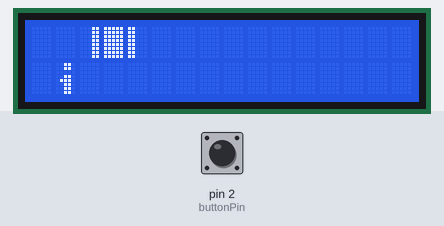
Simulated run of this sketch. Board: Arduino Uno, built with avr-gcc and run on an emulated ATmega328P. Shown: 16×2 character LCD. The inputs (shaded band) are chosen by the test bench; at power-on: pin 2 (buttonPin) HIGH.

Above: at 1.2 s.
1.3 s: pin 2 (buttonPin) pulled LOW for 3.2 s
At 4.93 s:
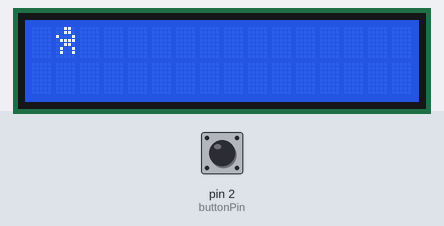
6.0 s: pin 2 (buttonPin) pulled LOW for 0.45 s
At 6.39 s:
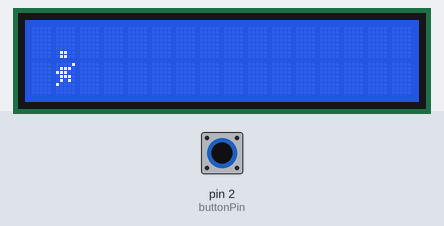
8.5 s: pin 2 (buttonPin) pulled LOW for 3.2 s
At 14.31 s:
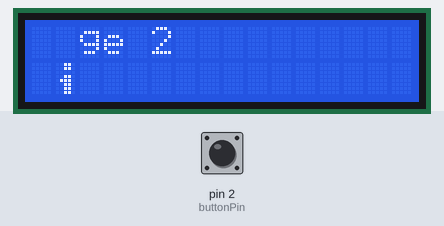
14.7 s: pin 2 (buttonPin) pulled LOW for 1 s
At 14.95 s:
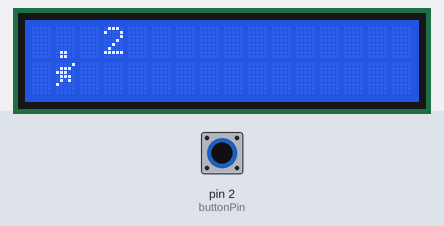

Measured:
- after the input at 6.0 s, the display: changes after 0.33 s (image 2)

The sketch:

Milestone2.ino
```cpp
#include <LiquidCrystal.h>
static int runningposition = 1; // for running animation
const int buttonPin = 2; // connecting pushbutton
int buttonState = 0; // variable for detecting if the pushbutton is pressed
int speed = 250; // starting speed(ms).
int charPos = 1;
int score = 0;
LiquidCrystal lcd(11, 9, 6, 5, 4, 3); //setting starting character state
static int runningsprite11 = B00110;
static int runningsprite12 = B00110;
static int runningsprite13 = B00000;
static int runningsprite14 = B00110;
static int runningsprite15 = B01110;
static int runningsprite16 = B00110;
static int runningsprite17 = B00110;
static int runningsprite18 = B00110;
static int runningsprite01 = B00000;
static int runningsprite02 = B00000;
static int runningsprite03 = B00000;
static int runningsprite04 = B00000;
static int runningsprite05 = B00000;
static int runningsprite06 = B00000;
static int runningsprite07 = B00000;
static int runningsprite08 = B00000;
static int terrainleft = B00011;
static int terrain = B11111;
static int terrainright = B11000;
static int emptyterrain = B00000;
bool onGround = true; //to make sure the animations go smoothly, so the guy doesn't show the running animation while he's jumping
bool startjump = false; //for buton, making sure  jump starts when button pressed
bool onTerrain = false; //for more control of character, while on top of the terrain.
bool jumping = false; //to be able to control when to start certain animations
bool startfall = false;
bool falling = false;
int jumpingposition = 0; //for jumping animation
int fallingposition = 0; //for falling animation
int scrollPos = 0;
  byte leftTerrainbyte[8] = {
    terrainleft, terrainleft, terrainleft, terrainleft, terrainleft, terrainleft, terrainleft, terrainleft,
  };
  byte Terrainbyte[8] = {
    terrain, terrain, terrain, terrain, terrain, terrain, terrain, terrain,
  };
  byte rightTerrainbyte[8] {
    terrainright, terrainright, terrainright, terrainright, terrainright, terrainright, terrainright, terrainright,
  };
  byte emptyTerrainbyte[8] {
    emptyterrain, emptyterrain, emptyterrain, emptyterrain, emptyterrain, emptyterrain, emptyterrain, emptyterrain,
  };
void setup() {
  lcd.begin(16, 2); //sets parameters for lcd
  pinMode(buttonPin, INPUT); //for pusbutton
  digitalWrite(buttonPin, HIGH); //for pushbutton
  lcd.createChar(3, leftTerrainbyte);
  lcd.createChar(4, Terrainbyte);
  lcd.createChar(5, rightTerrainbyte);
  lcd.setCursor(5, 0);
  lcd.write(byte(3));
  lcd.setCursor(6, 0);
  lcd.write(byte(4));
  lcd.setCursor(7, 0);
  lcd.write(byte(5));
  lcd.setCursor(0, 1);
  lcd.write(" ");
}
void updateCharacter() {
    byte running1[8] = {
    runningsprite11, runningsprite12, runningsprite13, runningsprite14, runningsprite15, runningsprite16, runningsprite17, runningsprite18,
    }; //showing byte, to show character for bottom row
    byte running2[8] = {
    runningsprite01, runningsprite02, runningsprite03, runningsprite04, runningsprite05, runningsprite06, runningsprite07, runningsprite08,
    }; //byte for top row
    lcd.createChar(1, running1);
    lcd.createChar(2, running2);
    lcd.setCursor(charPos, 1);
    lcd.write(byte(1));
    lcd.setCursor(charPos, 0);
    lcd.write(byte(2));
    lcd.setCursor(0, 1);
    lcd.print(" ");
}
void loop() {

  buttonState = digitalRead(buttonPin); // for pushbutton
  byte running1[8] = {
  runningsprite11, runningsprite12, runningsprite13, runningsprite14, runningsprite15, runningsprite16, runningsprite17, runningsprite18,
  }; //showing byte, to show character for bottom row
  byte running2[8] = {
  runningsprite01, runningsprite02, runningsprite03, runningsprite04, runningsprite05, runningsprite06, runningsprite07, runningsprite08,
  }; //byte for top row
  if (scrollPos == 22) {
    lcd.setCursor(0, 0);
    lcd.write("                    ");
    lcd.setCursor(0, 1);
    lcd.write("                    ");
  }
  if (scrollPos == 2) {
    lcd.setCursor(20, 0);
    lcd.write("                    ");
    lcd.setCursor(20, 1);
    lcd.write("                    ");
  }
  scrollPos++;
  lcd.scrollDisplayLeft();
  charPos++;
  lcd.setCursor(charPos - 1, 0);
  lcd.write(" ");
  lcd.setCursor(charPos - 1, 1);
  lcd.write(" ");
//  lcd.setCursor(5, 1);
//  lcd.write(byte(3));
//  lcd.setCursor(6, 1);
//  lcd.write(byte(4));
//  lcd.setCursor(7, 1);
//  lcd.write(byte(5));
  lcd.setCursor(charPos, 1); //initially showing character
  lcd.write(byte(1));
  lcd.setCursor(charPos, 0);
  lcd.write(byte(2));
//  for (int ScrollCounter = 0; ScrollCounter < 40; ScrollCounter++) {
//    lcd.scrollDisplayLeft();
//    charPos++;
//    if (ScrollCounter == charPos) {
//      lcd.setCursor(ScrollCounter, 1);
//      lcd.write(" ");
//      lcd.setCursor(ScrollCounter, 0);
//      lcd.write(" ");
//    }
//  }
  if (buttonState == LOW) {
    startjump = true;
  } //detecting when the button is pressed
  if (startjump == true) {
    onGround = false;
    jumpingposition = 1;
    delayMicroseconds(speed);
    startjump = false;
    jumping = true;
  }
  if (jumpingposition == 3 && onGround == false && jumping == true && falling == false) {
    runningsprite01 = B00000;
    runningsprite02 = B00000;
    runningsprite03 = B01100;
    runningsprite04 = B01100;
    runningsprite05 = B00001;
    runningsprite06 = B01110;
    runningsprite07 = B11100;
    runningsprite08 = B01110;
    runningsprite11 = B11010;
    runningsprite12 = B00000;
    runningsprite13 = B00000;
    runningsprite14 = B00000;
    runningsprite15 = B00000;
    runningsprite16 = B00000;
    runningsprite17 = B00000;
    runningsprite18 = B00000;
    updateCharacter();
    delay(speed/2);
    jumpingposition = 4;
  }
  if (jumpingposition == 4 && onGround == false && jumping == true && falling == false) {
    runningsprite01 = B00110;
    runningsprite02 = B00110;
    runningsprite03 = B10001;
    runningsprite04 = B01111;
    runningsprite05 = B00110;
    runningsprite06 = B01001;
    runningsprite07 = B01001;
    runningsprite08 = B00000;
    runningsprite11 = B00000;
    runningsprite12 = B00000;
    runningsprite13 = B00000;
    runningsprite14 = B00000;
    runningsprite15 = B00000;
    runningsprite16 = B00000;
    runningsprite17 = B00000;
    runningsprite18 = B00000;
    updateCharacter();
    delay(speed);
    jumpingposition = 0;
    fallingposition = 1; // TEMPORARY
    jumping = false;
    falling = true; //TEMPORARY
  }
  if (jumpingposition == 1 && jumping == true && onGround == false && falling == false) {
    runningsprite01 = B00000;
    runningsprite02 = B00000;
    runningsprite03 = B00000;
    runningsprite04 = B00000;
    runningsprite05 = B00000;
    runningsprite06 = B00000;
    runningsprite07 = B01100;
    runningsprite08 = B01100;
    runningsprite11 = B00001;
    runningsprite12 = B01110;
    runningsprite13 = B11100;
    runningsprite14 = B01110;
    runningsprite15 = B01010;
    runningsprite16 = B10000;
    runningsprite17 = B00000;
    runningsprite18 = B00000;
    updateCharacter();
    delay(speed/2);
    jumpingposition = 2;
  } //supposed to draw guy in first jumping animation, I have some indicators an
  if (jumpingposition == 2 && onGround == false && jumping == true && falling == false) {
    runningsprite01 = B00000;
    runningsprite02 = B00000;
    runningsprite03 = B00000;
    runningsprite04 = B00000;
    runningsprite05 = B00110;
    runningsprite06 = B00110;
    runningsprite07 = B00001;
    runningsprite08 = B01111;
    runningsprite11 = B10110;
    runningsprite12 = B00111;
    runningsprite13 = B11001;
    runningsprite14 = B00001;
    runningsprite15 = B00000;
    runningsprite16 = B00000;
    runningsprite17 = B00000;
    runningsprite18 = B00000;
    updateCharacter();
    delay(speed/2);
    jumpingposition = 3;
  }//second jumping animation, with indicator
//  if (onTerrain == false && onGround == false && jumping == false) {
//    startfall = ++;
//  }
//  if (startfall == 1) {
//    fallingposition = 1;
//    delayMicroseconds(speed);
//    falling = true;
//  }
  if (onTerrain == false && onGround == false && fallingposition == 3 && falling == true) {
    runningsprite01 = B00000;
    runningsprite02 = B00000;
    runningsprite03 = B00000;
    runningsprite04 = B00000;
    runningsprite05 = B00000;
    runningsprite06 = B00000;
    runningsprite07 = B00110;
    runningsprite08 = B00110;
    runningsprite11 = B10001;
    runningsprite12 = B01111;
    runningsprite13 = B00110;
    runningsprite14 = B01001;
    runningsprite15 = B01001;
    runningsprite16 = B00000;
    runningsprite17 = B00000;
    runningsprite18 = B00000;
    updateCharacter();
    delay(speed/2);
    fallingposition = 4;
  }
  if (onTerrain == false && onGround == false && fallingposition == 4 && falling == true) {
    runningsprite01 = B00000;
    runningsprite02 = B00000;
    runningsprite03 = B00000;
    runningsprite04 = B00000;
    runningsprite05 = B00000;
    runningsprite06 = B00000;
    runningsprite07 = B00000;
    runningsprite08 = B00000;
    runningsprite11 = B00110;
    runningsprite12 = B00110;
    runningsprite13 = B10001;
    runningsprite14 = B01111;
    runningsprite15 = B00110;
    runningsprite16 = B01001;
    runningsprite17 = B01001;
    runningsprite18 = B00000;
    updateCharacter();
    delay(speed/2);
    runningposition = 1;
    onGround = true;
    falling = false;
    fallingposition = 0;
  }
  if (onTerrain == false && onGround == false && fallingposition == 1 && falling == true) {
    runningsprite01 = B00000;
    runningsprite02 = B00000;
    runningsprite03 = B00110;
    runningsprite04 = B00110;
    runningsprite05 = B10001;
    runningsprite06 = B01111;
    runningsprite07 = B00110;
    runningsprite08 = B01001;
    runningsprite11 = B01001;
    runningsprite12 = B00000;
    runningsprite13 = B00000;
    runningsprite14 = B00000;
    runningsprite15 = B00000;
    runningsprite16 = B00000;
    runningsprite17 = B00000;
    runningsprite18 = B00000;
    updateCharacter();
    delay(speed/2);
    fallingposition = 2;
  }
  if (onTerrain == false && onGround == false && fallingposition == 2 && falling == true) {
    runningsprite01 = B00000;
    runningsprite02 = B00000;
    runningsprite03 = B00000;
    runningsprite04 = B00000;
    runningsprite05 = B00110;
    runningsprite06 = B00110;
    runningsprite07 = B10001;
    runningsprite08 = B01111;
    runningsprite11 = B00110;
    runningsprite12 = B01001;
    runningsprite13 = B01001;
    runningsprite14 = B00000;
    runningsprite15 = B00000;
    runningsprite16 = B00000;
    runningsprite17 = B00000;
    runningsprite18 = B00000;
    updateCharacter();
    delay(speed/2);
    fallingposition = 3;
  }
  if (charPos == 41) {
    charPos = 1;
  }
  if (runningposition == 1 && onTerrain == true && onGround == false) {
    runningsprite11 = B00110;
    runningsprite12 = B00110;
    runningsprite13 = B00000;
    runningsprite14 = B00110;
    runningsprite15 = B01110;
    runningsprite16 = B00110;
    runningsprite17 = B00110;
    runningsprite18 = B00110;
    byte running1[8] = {
    runningsprite11, runningsprite12, runningsprite13, runningsprite14, runningsprite15, runningsprite16, runningsprite17, runningsprite18,
    }; //showing byte, to show character when on top of the obstacle.
    lcd.createChar(1, running1);
    lcd.setCursor(charPos, 0);
    lcd.write(byte(1));
//    delay(speed);
    runningposition = 2;
  }
  else if (runningposition == 2 && onTerrain == true && onGround == false) {
    runningsprite11 = B00110;
    runningsprite12 = B00110;
    runningsprite13 = B00001;
    runningsprite14 = B01111;
    runningsprite15 = B10110;
    runningsprite16 = B00111;
    runningsprite17 = B11001;
    runningsprite18 = B00001;
    byte running1[8] = {
    runningsprite11, runningsprite12, runningsprite13, runningsprite14, runningsprite15, runningsprite16, runningsprite17, runningsprite18,
    }; //showing byte, to show character when on top of the obstacle.
    lcd.createChar(1, running1);
    lcd.setCursor(charPos, 0);
    lcd.write(byte(1));
//    delay(speed);
    runningposition = 1;
  }
  if (runningposition == 1 && onGround == true && onTerrain == false) {
    runningsprite01 = B00000;
    runningsprite02 = B00000;
    runningsprite03 = B00000;
    runningsprite04 = B00000;
    runningsprite05 = B00000;
    runningsprite06 = B00000;
    runningsprite07 = B00000;
    runningsprite08 = B00000;
    runningsprite11 = B00110;
    runningsprite12 = B00110;
    runningsprite13 = B00000;
    runningsprite14 = B00110;
    runningsprite15 = B01110;
    runningsprite16 = B00110;
    runningsprite17 = B00110;
    runningsprite18 = B00110;
    updateCharacter();
//    delay(speed);
    runningposition = 2;
  }//first running animaiton, transition to second one
  else if (runningposition == 2 && onGround == true && onTerrain == false) {
    runningsprite01 = B00000;
    runningsprite02 = B00000;
    runningsprite03 = B00000;
    runningsprite04 = B00000;
    runningsprite05 = B00000;
    runningsprite06 = B00000;
    runningsprite07 = B00000;
    runningsprite08 = B00000;
    runningsprite11 = B00110;
    runningsprite12 = B00110;
    runningsprite13 = B00001;
    runningsprite14 = B01111;
    runningsprite15 = B10110;
    runningsprite16 = B00111;
    runningsprite17 = B11001;
    runningsprite18 = B00001;
    updateCharacter();
//    delay(speed);
    runningposition = 1;
  }//second running animation, transition back to first animation
  if(falling == false && jumping == false) {
    delay(speed*1.5);
  }
  if (charPos == 39) {
    lcd.setCursor(charPos-37, 0);
    lcd.write("Stage ");
    lcd.print(score+2);
    lcd.setCursor(charPos-1, 1);
    lcd.write("  ");
    charPos = 40;
    updateCharacter();
    score++;
  }
  if (charPos >= 40) {
    updateCharacter();
  }
  if (charPos == 40) {
    lcd.setCursor(39, 0);
    lcd.write(" ");
    lcd.scrollDisplayLeft();
    charPos = 0;
  }
}
```
